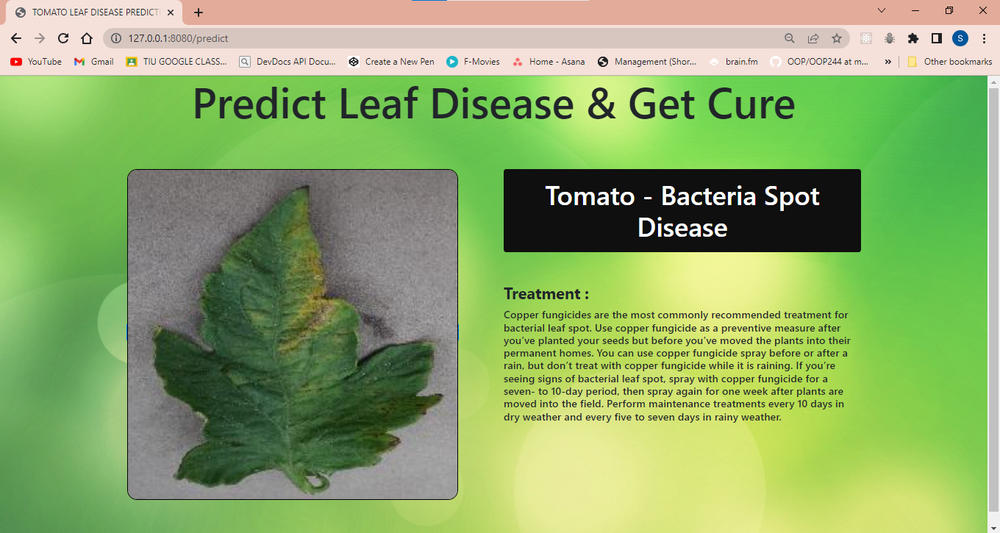
#> input picture Leaf Disease Prediction.png, 1000 x 533 px, shrunk from 1360 x 725 before the run
$ python -i disease_detector.py   (imports and definitions only)
#> lines starting #> are read from the running program, lines starting #| are printed output that depends on the picture; after the words box and inside, x2 and y2 are one past the last pixel; in counts of white or black regions, pixels touching at a corner belong together
#> further down, picture is the input picture: shape (533, 1000, 3); mean B, G, R 105.2, 172.4, 141.1
import cv2
import numpy as np
import os
import time

def get_leaf_mask(img):
    """
    Isolates the leaf from the background using adaptive thresholding.
    Handles both light and dark backgrounds.
    """
    gray = cv2.cvtColor(img, cv2.COLOR_BGR2GRAY)
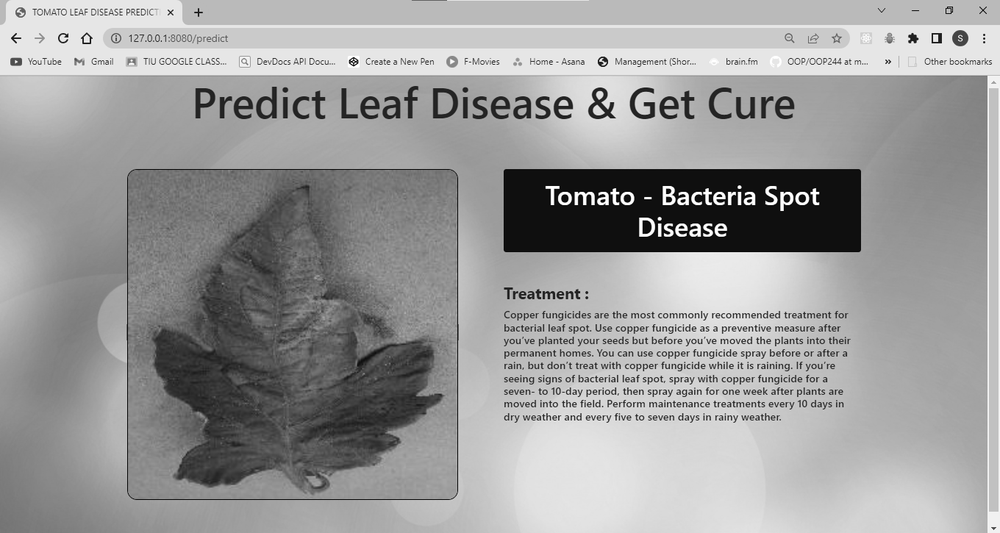
#> gray: shape (533, 1000); min 0, max 255, mean 155.4
    h, w = gray.shape
#> h = 533; w = 1000

    # Sample border pixels to detect background intensity
    border_pixels = np.concatenate([
        gray[0, :], gray[-1, :], gray[:, 0], gray[:, -1]
    ])
#> border_pixels = 3066 values, max 247 at index 1988, min 116 at index 2521, mean 195.4
    mean_border = np.mean(border_pixels)
#> mean_border = 195.4

    # Generate binary mask based on background color
    if mean_border > 120:
        # Light background -> Invert threshold to keep the dark leaf
        _, thresh = cv2.threshold(gray, min(int(mean_border * 0.9), 220), 255, cv2.THRESH_BINARY_INV)
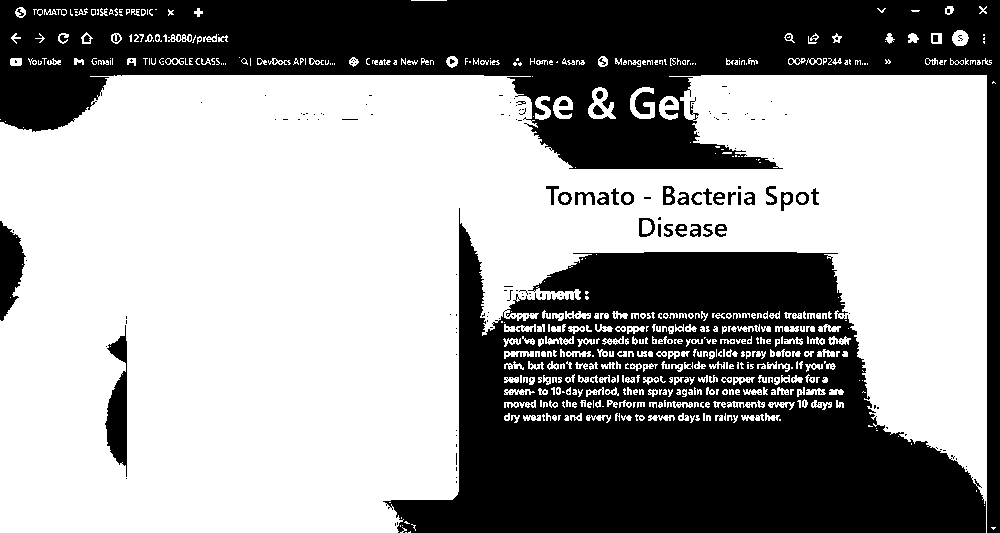
#> thresh: shape (533, 1000); 60.5% white; 409 black regions (371 under 20 px), largest, box (x1, y1, x2, y2) and area: (383, 208, 986, 533) 108029, (0, 0, 1000, 533) 95448, (105, 325, 127, 477) 1846
    else:
        # Dark background -> Keep bright leaf
        _, thresh = cv2.threshold(gray, max(int(mean_border * 1.4), 30), 255, cv2.THRESH_BINARY)

    # Morphological closing to fill leaf interior holes
    kernel = cv2.getStructuringElement(cv2.MORPH_ELLIPSE, (7, 7))
    closed = cv2.morphologyEx(thresh, cv2.MORPH_CLOSE, kernel)
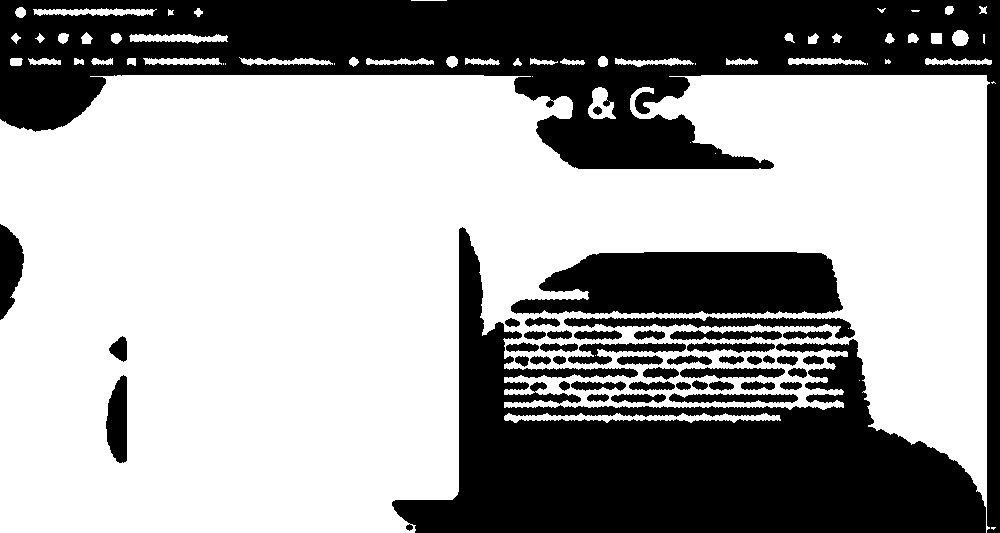
#> closed: shape (533, 1000); 63% white; 44 black regions, largest, box (x1, y1, x2, y2) and area: (0, 0, 1000, 533) 92448, (392, 227, 986, 533) 71816, (511, 252, 843, 314) 16998
    closed = cv2.morphologyEx(closed, cv2.MORPH_OPEN, kernel)
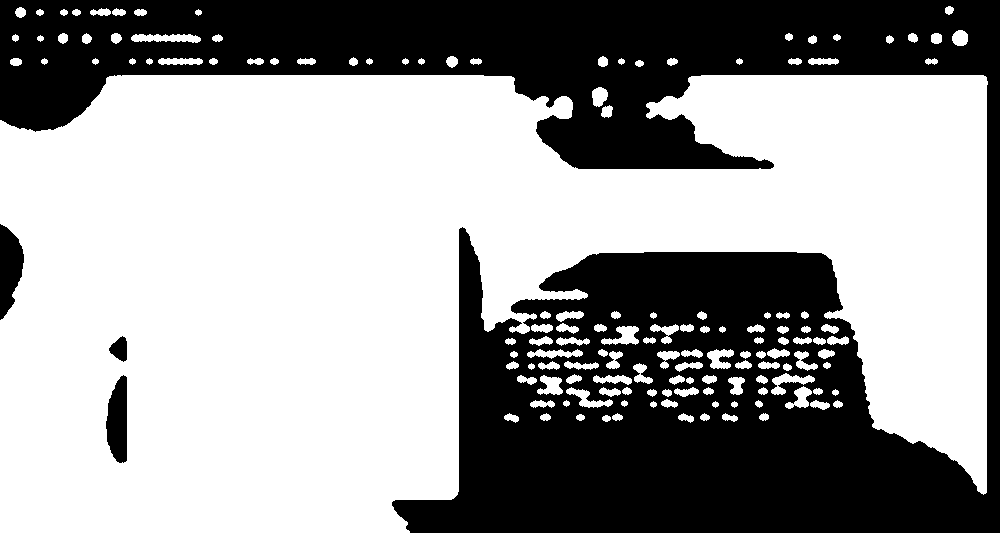
#> closed: shape (533, 1000); 61% white; 4 black regions

    contours, _ = cv2.findContours(closed, cv2.RETR_EXTERNAL, cv2.CHAIN_APPROX_SIMPLE)
#> contours = 141 contours; largest, box (x1, y1, x2, y2) and area: (0, 75, 988, 533) 310756, (131, 34, 201, 43) 394, (601, 326, 639, 345) 352, (771, 373, 815, 395) 328, (566, 387, 613, 408) 306
    leaf_mask = np.zeros_like(gray)

    if contours:
        largest_contour = max(contours, key=cv2.contourArea)
#> largest_contour = contour of 895 points, box (x1, y1, x2, y2) (0, 75, 988, 533), area 310756
        cv2.drawContours(leaf_mask, [largest_contour], -1, 255, -1)
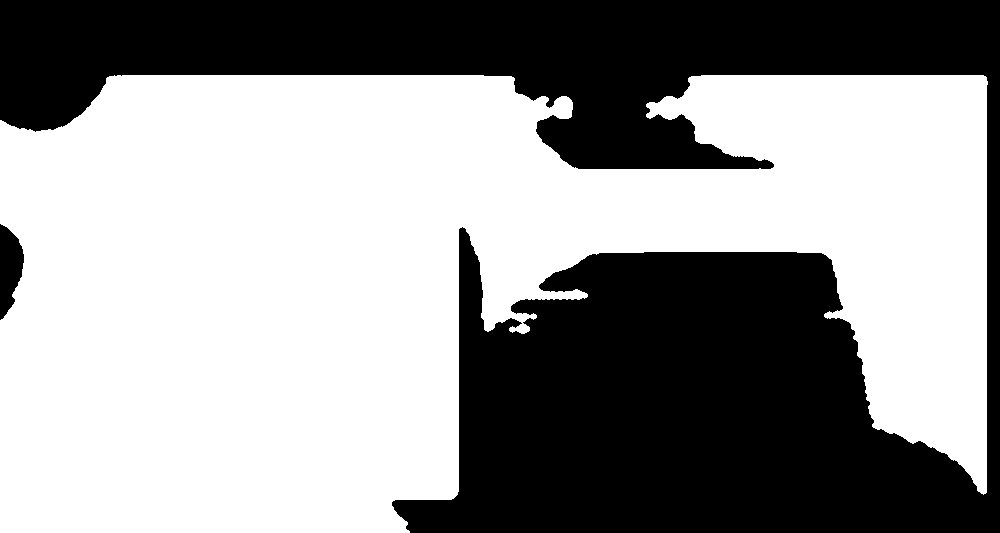
#> leaf_mask: shape (533, 1000); 58.7% white; 2 black regions, box (x1, y1, x2, y2) and area: (0, 0, 1000, 533) 218679, (0, 224, 24, 320) 1553
        return leaf_mask, largest_contour

    return closed, None

# [126 lines left out: function detect_disease_region, not called in this run]

>>> import cv2
>>> picture = cv2.imread('Leaf Disease Prediction.png')
>>> result = get_leaf_mask(picture)
